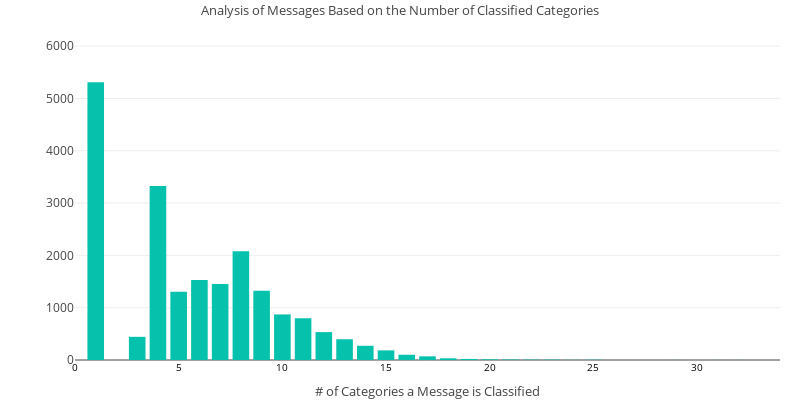

The notebook cell saved with this chart:
### Code cell
nmsg_groups  = df_source['n_labels'].sort_values().value_counts().reset_index()
nmsg_groups.columns = ['group', 'nmsg']
nmsg_groups.sort_values(by='nmsg', ascending=False, inplace=True)

# Create the data component (list of traces)
data = [
    go.Bar(
        x=nmsg_groups.group,
        y=nmsg_groups.nmsg,
        marker=dict(color='#06C2AC')
    )     
]

# Create the layout component
layout = go.Layout(
    title='Analysis of Messages Based on the Number of Classified Categories',
    titlefont= dict(size=13), 
    barmode='stack',
    margin= dict(l=75, r=20, t=30, b=40),   
    width= 800,
    height= 400,
    showlegend=False,
    yaxis = dict(range=[0, nmsg_groups['nmsg'].max()+1000]),
    xaxis=dict(
        title='# of Categories a Message is Classified',        
        titlefont=dict(size=13),
        tickfont=dict(size=10, color='black'),
        range=[0,34]
    )  
    #legend= dict(font=dict(size=11))         
)

# Create the figure using the data and layout
fig = go.Figure(data=data, layout=layout)

iplot(fig)

### Figure 1 — Plotly figure (JSON) as saved in the notebook; plotly's stock layout.template omitted (floating-point values rounded to 4 significant figures)
{"data": [{"marker": {"color": "#06C2AC"}, "type": "bar", "x": [1, 4, 8, 6, 7, 9, 5, 10, 11, 12, 3, 13, 14, 15, 16, 17, 18, 19, 20, 21, 22, 23, 25, 24, 29, 32, 31], "y": [5309, 3325, 2077, 1530, 1453, 1325, 1306, 871, 798, 533, 443, 397, 272, 184, 100, 70, 33, 20, 13, 10, 7, 7, 5, 3, 1, 1, 1]}], "layout": {"barmode": "stack", "height": 400, "margin": {"b": 40, "l": 75, "r": 20, "t": 30}, "showlegend": false, "title": "Analysis of Messages Based on the Number of Classified Categories", "titlefont": {"size": 13}, "width": 800, "xaxis": {"range": [0, 34], "tickfont": {"color": "black", "size": 10}, "title": "# of Categories a Message is Classified", "titlefont": {"size": 13}}, "yaxis": {"range": [0, 6309]}}}
